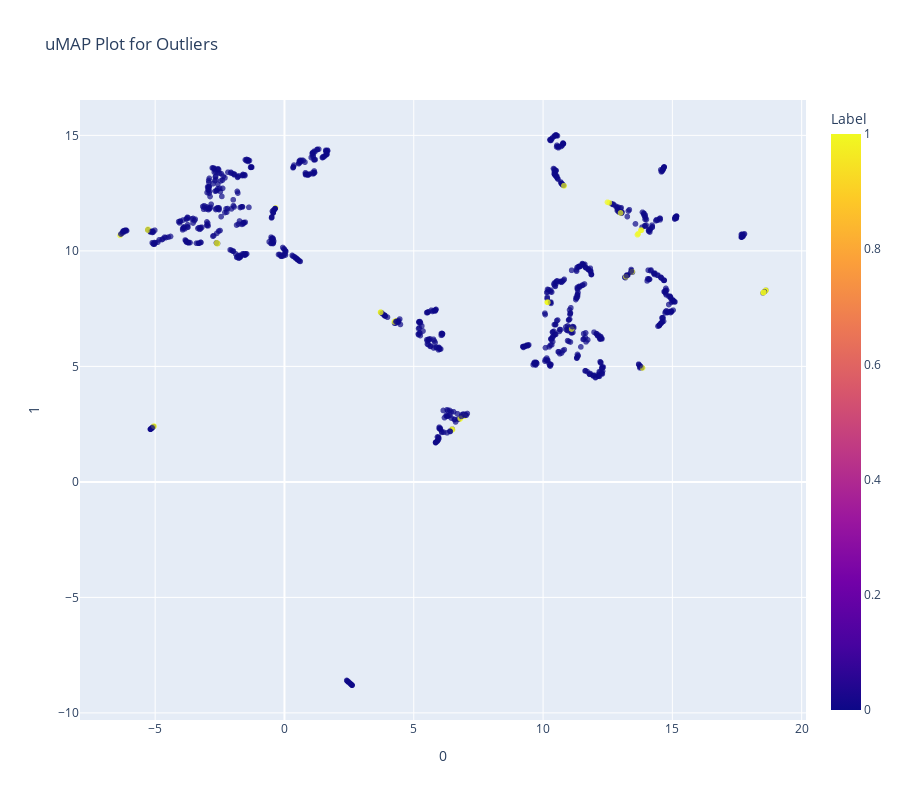

Write notebook code for a chart like this one.
### Code cell
# UMAP
plot_model(iforest_model, plot='umap')

### Figure 1 — Plotly figure (JSON) as saved in the notebook; plotly's stock layout.template omitted (floating-point values rounded to 4 significant figures; data arrays with more than 128 entries replaced by an {"elided": "..."} marker saying what was removed)
{"data": [{"customdata": {"elided": "1026x1 str values"}, "hoverlabel": {"namelength": 0}, "hovertemplate": "0=%{x}<br>1=%{y}<br>Feature=%{customdata[0]}<br>Label=%{marker.color}", "legendgroup": "", "marker": {"color": {"elided": "1026 int values"}, "coloraxis": "coloraxis", "opacity": 0.7, "symbol": "circle"}, "mode": "markers", "name": "", "showlegend": false, "type": "scattergl", "x": {"elided": "1026 float values"}, "xaxis": "x", "y": {"elided": "1026 float values"}, "yaxis": "y"}], "layout": {"coloraxis": {"colorbar": {"title": {"text": "Label"}}, "colorscale": [[0, "#0d0887"], [0.1111, "#46039f"], [0.2222, "#7201a8"], [0.3333, "#9c179e"], [0.4444, "#bd3786"], [0.5556, "#d8576b"], [0.6667, "#ed7953"], [0.7778, "#fb9f3a"], [0.8889, "#fdca26"], [1, "#f0f921"]]}, "height": 800, "legend": {"tracegroupgap": 0}, "title": {"text": "uMAP Plot for Outliers"}, "width": 900, "xaxis": {"anchor": "y", "domain": [0, 1], "title": {"text": "0"}}, "yaxis": {"anchor": "x", "domain": [0, 1], "title": {"text": "1"}}}}
